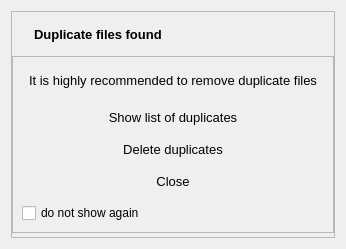
<?xml version="1.0" encoding="UTF-8"?>
<ui version="4.0">
 <class>DlgDup</class>
 <widget class="QWidget" name="DlgDup">
  <property name="geometry">
   <rect>
    <x>0</x>
    <y>0</y>
    <width>346</width>
    <height>245</height>
   </rect>
  </property>
  <property name="windowTitle">
   <string>File duplicates</string>
  </property>
  <layout class="QVBoxLayout" name="verticalLayout_4">
   <item>
    <widget class="QFrame" name="dlg_frame">
     <property name="frameShape">
      <enum>QFrame::StyledPanel</enum>
     </property>
     <property name="frameShadow">
      <enum>QFrame::Raised</enum>
     </property>
     <property name="lineWidth">
      <number>1</number>
     </property>
     <layout class="QVBoxLayout" name="verticalLayout_3">
      <property name="spacing">
       <number>0</number>
      </property>
      <property name="leftMargin">
       <number>0</number>
      </property>
      <property name="topMargin">
       <number>0</number>
      </property>
      <property name="rightMargin">
       <number>0</number>
      </property>
      <property name="bottomMargin">
       <number>4</number>
      </property>
      <item>
       <widget class="QFrame" name="ttl_frame">
        <layout class="QHBoxLayout" name="horizontalLayout" stretch="0,1">
         <property name="leftMargin">
          <number>9</number>
         </property>
         <property name="topMargin">
          <number>6</number>
         </property>
         <property name="rightMargin">
          <number>9</number>
         </property>
         <property name="bottomMargin">
          <number>6</number>
         </property>
         <item>
          <widget class="QLabel" name="ico">
           <property name="sizePolicy">
            <sizepolicy hsizetype="Preferred" vsizetype="Preferred">
             <horstretch>0</horstretch>
             <verstretch>0</verstretch>
            </sizepolicy>
           </property>
           <property name="minimumSize">
            <size>
             <width>3</width>
             <height>32</height>
            </size>
           </property>
           <property name="text">
            <string/>
           </property>
          </widget>
         </item>
         <item>
          <widget class="QLabel" name="txt1">
           <property name="font">
            <font>
             <pointsize>10</pointsize>
             <weight>75</weight>
             <bold>true</bold>
            </font>
           </property>
           <property name="text">
            <string>Duplicate files found</string>
           </property>
           <property name="textFormat">
            <enum>Qt::PlainText</enum>
           </property>
          </widget>
         </item>
        </layout>
       </widget>
      </item>
      <item>
       <widget class="QFrame" name="dup_frame">
        <property name="minimumSize">
         <size>
          <width>0</width>
          <height>177</height>
         </size>
        </property>
        <property name="frameShape">
         <enum>QFrame::StyledPanel</enum>
        </property>
        <property name="frameShadow">
         <enum>QFrame::Raised</enum>
        </property>
        <layout class="QVBoxLayout" name="verticalLayout_2">
         <property name="leftMargin">
          <number>9</number>
         </property>
         <property name="topMargin">
          <number>9</number>
         </property>
         <property name="rightMargin">
          <number>9</number>
         </property>
         <property name="bottomMargin">
          <number>9</number>
         </property>
         <item>
          <widget class="QLabel" name="txt2">
           <property name="font">
            <font>
             <pointsize>10</pointsize>
            </font>
           </property>
           <property name="text">
            <string>It is highly recommended to remove duplicate files</string>
           </property>
           <property name="alignment">
            <set>Qt::AlignCenter</set>
           </property>
           <property name="wordWrap">
            <bool>true</bool>
           </property>
           <property name="margin">
            <number>0</number>
           </property>
          </widget>
         </item>
         <item>
          <widget class="QFrame" name="dup_btns">
           <layout class="QVBoxLayout" name="verticalLayout">
            <property name="spacing">
             <number>0</number>
            </property>
            <property name="leftMargin">
             <number>0</number>
            </property>
            <property name="topMargin">
             <number>0</number>
            </property>
            <property name="rightMargin">
             <number>0</number>
            </property>
            <property name="bottomMargin">
             <number>0</number>
            </property>
            <item>
             <widget class="QPushButton" name="show_btn">
              <property name="minimumSize">
               <size>
                <width>0</width>
                <height>32</height>
               </size>
              </property>
              <property name="font">
               <font>
                <pointsize>10</pointsize>
               </font>
              </property>
              <property name="text">
               <string>Show list of duplicates</string>
              </property>
              <property name="autoDefault">
               <bool>false</bool>
              </property>
              <property name="flat">
               <bool>true</bool>
              </property>
             </widget>
            </item>
            <item>
             <widget class="QPushButton" name="del_btn">
              <property name="minimumSize">
               <size>
                <width>0</width>
                <height>32</height>
               </size>
              </property>
              <property name="font">
               <font>
                <pointsize>10</pointsize>
               </font>
              </property>
              <property name="text">
               <string>Delete duplicates</string>
              </property>
              <property name="autoDefault">
               <bool>false</bool>
              </property>
              <property name="flat">
               <bool>true</bool>
              </property>
             </widget>
            </item>
            <item>
             <widget class="QPushButton" name="close_btn">
              <property name="minimumSize">
               <size>
                <width>0</width>
                <height>32</height>
               </size>
              </property>
              <property name="font">
               <font>
                <pointsize>10</pointsize>
               </font>
              </property>
              <property name="text">
               <string>Close</string>
              </property>
              <property name="autoDefault">
               <bool>false</bool>
              </property>
              <property name="flat">
               <bool>true</bool>
              </property>
             </widget>
            </item>
           </layout>
          </widget>
         </item>
         <item>
          <widget class="QCheckBox" name="checkBox">
           <property name="text">
            <string>do not show again</string>
           </property>
          </widget>
         </item>
        </layout>
       </widget>
      </item>
     </layout>
    </widget>
   </item>
  </layout>
 </widget>
 <resources/>
 <connections/>
</ui>
